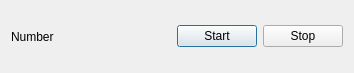
<?xml version="1.0" encoding="UTF-8"?>
<ui version="4.0">
 <class>Dialog</class>
 <widget class="QDialog" name="Dialog">
  <property name="geometry">
   <rect>
    <x>0</x>
    <y>0</y>
    <width>354</width>
    <height>73</height>
   </rect>
  </property>
  <property name="windowTitle">
   <string>Dialog</string>
  </property>
  <layout class="QHBoxLayout" name="horizontalLayout">
   <item>
    <widget class="QLabel" name="label">
     <property name="text">
      <string>Number</string>
     </property>
    </widget>
   </item>
   <item>
    <spacer name="horizontalSpacer">
     <property name="orientation">
      <enum>Qt::Horizontal</enum>
     </property>
     <property name="sizeHint" stdset="0">
      <size>
       <width>128</width>
       <height>20</height>
      </size>
     </property>
    </spacer>
   </item>
   <item>
    <widget class="QPushButton" name="pushButton">
     <property name="text">
      <string>Start</string>
     </property>
    </widget>
   </item>
   <item>
    <widget class="QPushButton" name="pushButton_2">
     <property name="text">
      <string>Stop</string>
     </property>
    </widget>
   </item>
  </layout>
 </widget>
 <layoutdefault spacing="6" margin="11"/>
 <resources/>
 <connections/>
</ui>
